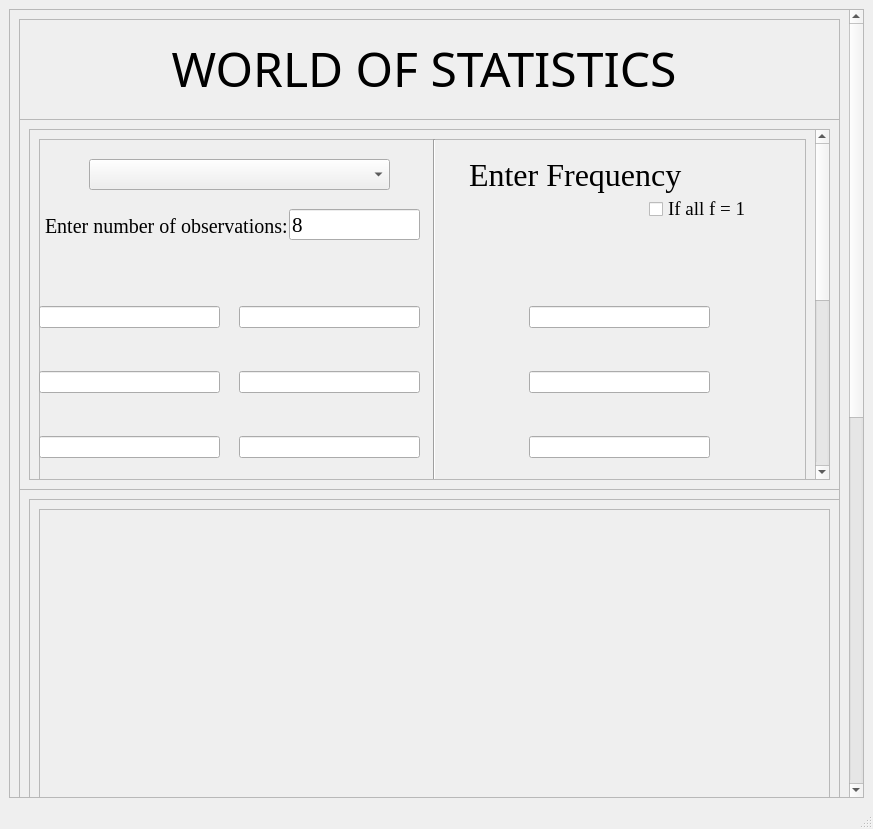
<?xml version="1.0" encoding="UTF-8"?>
<ui version="4.0">
 <class>MainWindow</class>
 <widget class="QMainWindow" name="MainWindow">
  <property name="geometry">
   <rect>
    <x>0</x>
    <y>0</y>
    <width>873</width>
    <height>829</height>
   </rect>
  </property>
  <property name="windowTitle">
   <string>MainWindow</string>
  </property>
  <widget class="QWidget" name="centralwidget">
   <layout class="QVBoxLayout" name="verticalLayout_2">
    <item>
     <widget class="QScrollArea" name="main_frame_scrollArea">
      <property name="widgetResizable">
       <bool>true</bool>
      </property>
      <widget class="QWidget" name="scrollAreaWidgetContents">
       <property name="geometry">
        <rect>
         <x>0</x>
         <y>0</y>
         <width>836</width>
         <height>1518</height>
        </rect>
       </property>
       <layout class="QVBoxLayout" name="verticalLayout">
        <item>
         <widget class="QFrame" name="main_frame">
          <property name="minimumSize">
           <size>
            <width>815</width>
            <height>1500</height>
           </size>
          </property>
          <property name="frameShape">
           <enum>QFrame::StyledPanel</enum>
          </property>
          <property name="frameShadow">
           <enum>QFrame::Raised</enum>
          </property>
          <widget class="QLabel" name="label">
           <property name="geometry">
            <rect>
             <x>10</x>
             <y>10</y>
             <width>790</width>
             <height>78</height>
            </rect>
           </property>
           <property name="font">
            <font>
             <family>Lucida Calligraphy</family>
             <pointsize>36</pointsize>
            </font>
           </property>
           <property name="text">
            <string>WORLD OF STATISTICS</string>
           </property>
           <property name="alignment">
            <set>Qt::AlignCenter</set>
           </property>
          </widget>
          <widget class="QFrame" name="frame">
           <property name="geometry">
            <rect>
             <x>0</x>
             <y>100</y>
             <width>821</width>
             <height>371</height>
            </rect>
           </property>
           <property name="frameShape">
            <enum>QFrame::StyledPanel</enum>
           </property>
           <property name="frameShadow">
            <enum>QFrame::Raised</enum>
           </property>
           <layout class="QVBoxLayout" name="verticalLayout_3">
            <item>
             <widget class="QScrollArea" name="scrollArea">
              <property name="widgetResizable">
               <bool>true</bool>
              </property>
              <widget class="QWidget" name="scrollAreaWidgetContents_3">
               <property name="geometry">
                <rect>
                 <x>0</x>
                 <y>0</y>
                 <width>782</width>
                 <height>718</height>
                </rect>
               </property>
               <layout class="QVBoxLayout" name="verticalLayout_4">
                <item>
                 <widget class="QFrame" name="frame_2">
                  <property name="minimumSize">
                   <size>
                    <width>750</width>
                    <height>700</height>
                   </size>
                  </property>
                  <property name="frameShape">
                   <enum>QFrame::StyledPanel</enum>
                  </property>
                  <property name="frameShadow">
                   <enum>QFrame::Raised</enum>
                  </property>
                  <widget class="QComboBox" name="comboBox">
                   <property name="geometry">
                    <rect>
                     <x>50</x>
                     <y>20</y>
                     <width>301</width>
                     <height>31</height>
                    </rect>
                   </property>
                  </widget>
                  <widget class="Line" name="line">
                   <property name="geometry">
                    <rect>
                     <x>380</x>
                     <y>0</y>
                     <width>31</width>
                     <height>991</height>
                    </rect>
                   </property>
                   <property name="orientation">
                    <enum>Qt::Vertical</enum>
                   </property>
                  </widget>
                  <widget class="QLabel" name="label_2">
                   <property name="geometry">
                    <rect>
                     <x>430</x>
                     <y>10</y>
                     <width>321</width>
                     <height>51</height>
                    </rect>
                   </property>
                   <property name="font">
                    <font>
                     <family>Times New Roman</family>
                     <pointsize>24</pointsize>
                    </font>
                   </property>
                   <property name="text">
                    <string>Enter Frequency</string>
                   </property>
                  </widget>
                  <widget class="QCheckBox" name="checkBox">
                   <property name="geometry">
                    <rect>
                     <x>610</x>
                     <y>60</y>
                     <width>693</width>
                     <height>20</height>
                    </rect>
                   </property>
                   <property name="font">
                    <font>
                     <family>Times New Roman</family>
                     <pointsize>14</pointsize>
                    </font>
                   </property>
                   <property name="text">
                    <string>If all f = 1</string>
                   </property>
                  </widget>
                  <widget class="QWidget" name="verticalLayoutWidget">
                   <property name="geometry">
                    <rect>
                     <x>490</x>
                     <y>130</y>
                     <width>181</width>
                     <height>551</height>
                    </rect>
                   </property>
                   <layout class="QVBoxLayout" name="verticalLayout_6">
                    <item>
                     <widget class="QLineEdit" name="lineEdit_3"/>
                    </item>
                    <item>
                     <widget class="QLineEdit" name="lineEdit_9"/>
                    </item>
                    <item>
                     <widget class="QLineEdit" name="lineEdit_7"/>
                    </item>
                    <item>
                     <widget class="QLineEdit" name="lineEdit_8"/>
                    </item>
                    <item>
                     <widget class="QLineEdit" name="lineEdit_6"/>
                    </item>
                    <item>
                     <widget class="QLineEdit" name="lineEdit_5"/>
                    </item>
                    <item>
                     <widget class="QLineEdit" name="lineEdit_4"/>
                    </item>
                    <item>
                     <widget class="QLineEdit" name="lineEdit_2"/>
                    </item>
                   </layout>
                  </widget>
                  <widget class="QLineEdit" name="lineEdit">
                   <property name="geometry">
                    <rect>
                     <x>250</x>
                     <y>70</y>
                     <width>131</width>
                     <height>31</height>
                    </rect>
                   </property>
                   <property name="font">
                    <font>
                     <family>Times New Roman</family>
                     <pointsize>16</pointsize>
                    </font>
                   </property>
                   <property name="layoutDirection">
                    <enum>Qt::LeftToRight</enum>
                   </property>
                   <property name="text">
                    <string>8</string>
                   </property>
                  </widget>
                  <widget class="QLabel" name="label_3">
                   <property name="geometry">
                    <rect>
                     <x>6</x>
                     <y>72</y>
                     <width>241</width>
                     <height>31</height>
                    </rect>
                   </property>
                   <property name="font">
                    <font>
                     <family>Times New Roman</family>
                     <pointsize>15</pointsize>
                    </font>
                   </property>
                   <property name="text">
                    <string>Enter number of observations:</string>
                   </property>
                  </widget>
                  <widget class="QWidget" name="verticalLayoutWidget_3">
                   <property name="geometry">
                    <rect>
                     <x>200</x>
                     <y>130</y>
                     <width>181</width>
                     <height>551</height>
                    </rect>
                   </property>
                   <layout class="QVBoxLayout" name="verticalLayout_8">
                    <item>
                     <widget class="QLineEdit" name="lineEdit_10"/>
                    </item>
                    <item>
                     <widget class="QLineEdit" name="lineEdit_11"/>
                    </item>
                    <item>
                     <widget class="QLineEdit" name="lineEdit_12"/>
                    </item>
                    <item>
                     <widget class="QLineEdit" name="lineEdit_13"/>
                    </item>
                    <item>
                     <widget class="QLineEdit" name="lineEdit_14"/>
                    </item>
                    <item>
                     <widget class="QLineEdit" name="lineEdit_15"/>
                    </item>
                    <item>
                     <widget class="QLineEdit" name="lineEdit_16"/>
                    </item>
                    <item>
                     <widget class="QLineEdit" name="lineEdit_17"/>
                    </item>
                   </layout>
                  </widget>
                  <widget class="QWidget" name="verticalLayoutWidget_2">
                   <property name="geometry">
                    <rect>
                     <x>0</x>
                     <y>130</y>
                     <width>181</width>
                     <height>551</height>
                    </rect>
                   </property>
                   <layout class="QVBoxLayout" name="verticalLayout_7">
                    <item>
                     <widget class="QLineEdit" name="lineEdit_18"/>
                    </item>
                    <item>
                     <widget class="QLineEdit" name="lineEdit_19"/>
                    </item>
                    <item>
                     <widget class="QLineEdit" name="lineEdit_20"/>
                    </item>
                    <item>
                     <widget class="QLineEdit" name="lineEdit_21"/>
                    </item>
                    <item>
                     <widget class="QLineEdit" name="lineEdit_22"/>
                    </item>
                    <item>
                     <widget class="QLineEdit" name="lineEdit_23"/>
                    </item>
                    <item>
                     <widget class="QLineEdit" name="lineEdit_24"/>
                    </item>
                    <item>
                     <widget class="QLineEdit" name="lineEdit_25"/>
                    </item>
                   </layout>
                  </widget>
                 </widget>
                </item>
               </layout>
              </widget>
             </widget>
            </item>
           </layout>
          </widget>
          <widget class="QFrame" name="choice_frame">
           <property name="geometry">
            <rect>
             <x>10</x>
             <y>480</y>
             <width>811</width>
             <height>681</height>
            </rect>
           </property>
           <property name="frameShape">
            <enum>QFrame::StyledPanel</enum>
           </property>
           <property name="frameShadow">
            <enum>QFrame::Raised</enum>
           </property>
           <layout class="QVBoxLayout" name="verticalLayout_5">
            <item>
             <widget class="QScrollArea" name="scrollArea_2">
              <property name="widgetResizable">
               <bool>true</bool>
              </property>
              <widget class="QWidget" name="scrollAreaWidgetContents_4">
               <property name="geometry">
                <rect>
                 <x>0</x>
                 <y>0</y>
                 <width>789</width>
                 <height>659</height>
                </rect>
               </property>
              </widget>
             </widget>
            </item>
           </layout>
          </widget>
         </widget>
        </item>
       </layout>
      </widget>
     </widget>
    </item>
   </layout>
  </widget>
  <widget class="QMenuBar" name="menubar">
   <property name="geometry">
    <rect>
     <x>0</x>
     <y>0</y>
     <width>873</width>
     <height>21</height>
    </rect>
   </property>
  </widget>
  <widget class="QStatusBar" name="statusbar"/>
 </widget>
 <resources/>
 <connections/>
</ui>
